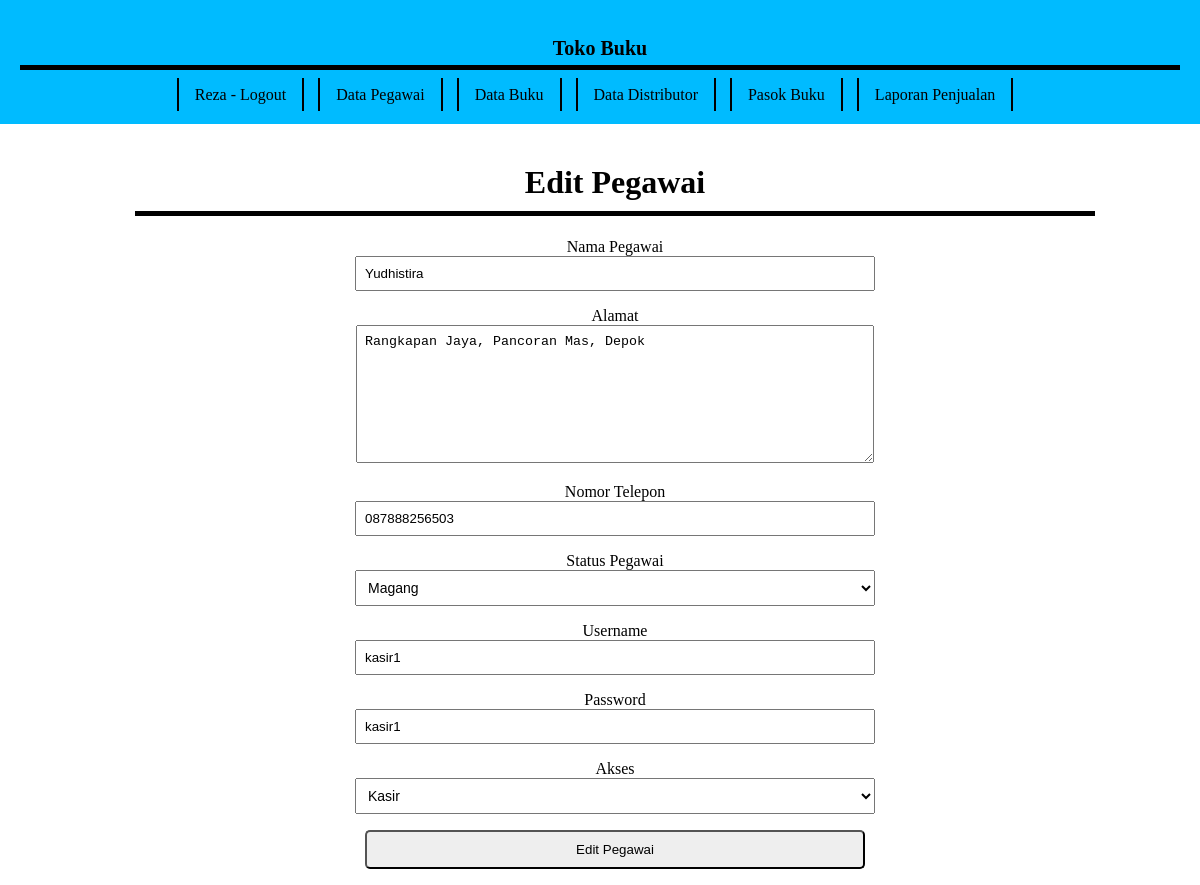
Screenshot of /manager/edit-pegawai.php?edit=TBKS01 (signed in) with the database file from the repository.
### tables this page shows
CREATE TABLE `kasir` (
  `id_kasir` varchar(6) NOT NULL,
  `nama` varchar(150) NOT NULL,
  `alamat` longtext NOT NULL,
  `telepon` varchar(20) NOT NULL,
  `status` varchar(25) NOT NULL,
  `username` varchar(50) NOT NULL,
  `password` varchar(50) NOT NULL,
  `akses` varchar(25) NOT NULL
);

### manager/edit-pegawai.php (the view, shortened to what this page needs)
<?php
require 'halaman/header.php';
if (isset($_GET['edit'])) {
    $id = $_GET['edit'];
    $qedit = mysqli_query($mysqli, "SELECT*FROM kasir WHERE id_kasir = '$id'")or die(mysqli_error());
    $fetch = mysqli_fetch_array($qedit);
    if (mysqli_num_rows($qedit)) {
        ?>
        <div class="panel-input">
            <h1 class="judul-input">Edit Pegawai</h1>
            <form action="proses/edit-pg.php" method="post">
                <p>
                    <label for="">Nama Pegawai</label>
                    <br>
                    <input type="text" name="nama" value="<?php echo $fetch['nama'] ?>" placeholder="Nama Lengkap" required>
                </p>
                <p>
                    <label for="">Alamat</label>
                    <br>
                    <textarea name="alamat" rows="8" cols="50" placeholder="Alamat" required><?php echo $fetch['alamat'] ?></textarea>
                </p>
                <p>
                    <label for="">Nomor Telepon</label>
                    <br>
                    <input type="text" name="telepon" value="<?php echo $fetch['telepon'] ?>" placeholder="Nomor telepon" required>
                </p>
                <p>
                    <label for="">Status Pegawai</label>
                    <br>
                    <select name="status">
                        <option value="Magang" <?php if($fetch['status'] == "Magang"){echo "selected";} ?>>Magang</option>
                    </select>
                </p>
                <p>
                    <label for="">Username</label>
                    <br>
                    <input type="text" name="username" value="<?php echo $fetch['username'] ?>" placeholder="Username" required>
                </p>
                <p>
                    <label for="">Password</label>
                    <br>
                    <input type="text" name="password" value="<?php echo $fetch['password'] ?>" placeholder="password" required>
                </p>
                <p>
                    <label for="">Akses</label>
                    <br>
                    <select name="akses">
                        <option value="Kasir" <?php if($fetch['akses'] == "Kasir"){echo "selected";} ?>>Kasir</option>
                    </select>
                </p>
                <p>
                    <input type="submit" name="edit" value="Edit Pegawai"></p>
            </form>
        </div>
        <?php
    }
}
?>
<?php require 'halaman/footer.php'; ?>

### manager/halaman/header.php (shortened to what this page needs)
<?php
require 'proses/koneksi.php';
$id = $_SESSION['manager'];
$query = mysqli_query($mysqli, "SELECT*FROM kasir WHERE id_kasir = '$id'");
$data = mysqli_fetch_array($query);
?>
<!DOCTYPE html>
<html>
    <head>
        <link rel="stylesheet" href="style.css">
    </head>
    <body>
        <nav>
            <h1 class="judul-nav">Toko Buku</h1>
            <a href="proses/logout.php?logout"><?php echo $data['nama']; ?> - Logout</a>
            <a href="pegawai.php">Data Pegawai</a>
            <a href="buku.php">Data Buku</a>
            <a href="distributor.php">Data Distributor</a>
            <a href="pasok.php">Pasok Buku</a>
            <a href="penjualan.php">Laporan Penjualan</a>
        </nav>

### manager/style.css (style rules this page uses)
body { margin: 0; }
input[type='text'], input[type='password'], input[type='number'] { padding: 8px; width: 230px; }
input[type='submit'] { padding: 10px; background-color: #EEE; border-radius: 5px; }
select { padding: 8px; width: 250px; }
nav { text-align: center; margin: 0; padding: 20px; background-color: #0bf; margin-bottom: 40px; }
nav a { text-decoration: none; color: black; border-left: 2px solid; border-right: 2px solid; padding: 0.5rem 1rem; margin-right: 10px; transition: .2s ease; }
.judul-nav { font-size: 20px; text-align: center; padding-bottom: 5px; border-bottom: 5px solid black; }
.panel-input { width: 80%; margin: 0 135px; text-align: center; }
.panel-input input { width: 500px; }
.panel-input textarea { width: 500px; padding: 8px; }
.panel-input select { width: 520px; padding: 8px; font-size: 14px; }
.judul-input { border-bottom: 5px solid; padding-bottom: 10px; }

### rows the page displays
kasir: nama "Reza"
kasir: nama "Yudhistira", alamat "Rangkapan Jaya, Pancoran Mas, Depok", telepon "087888256503", status "Magang", username "kasir1", password "kasir1", akses "Kasir"
